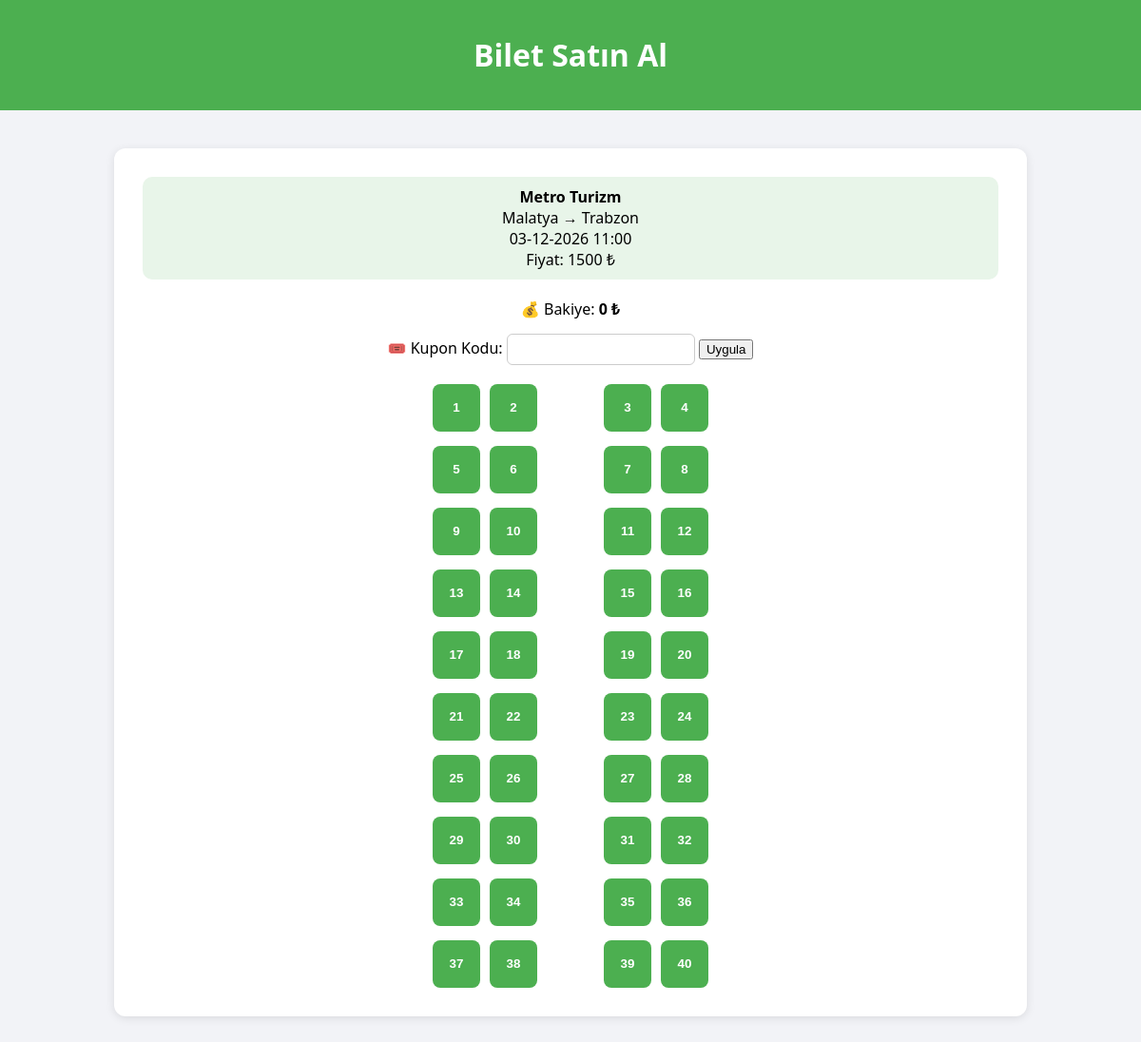
/buy_ticket.php?trip_id=68e281cb8cba67.08368530 (signed in), run on the app's committed database.
### tables this page shows
CREATE TABLE Trips (
    id TEXT PRIMARY KEY,
    company_id TEXT NOT NULL,
    destination_city TEXT NOT NULL,
    arrival_time DATETIME NOT NULL,
    departure_time DATETIME NOT NULL,
    departure_city TEXT NOT NULL,
    price INTEGER NOT NULL,
    capacity INTEGER NOT NULL,
    created_date TIMESTAMP DEFAULT CURRENT_TIMESTAMP,
    FOREIGN KEY (company_id) REFERENCES Bus_Company(id)
);

CREATE TABLE Bus_Company (
    id TEXT PRIMARY KEY,
    name TEXT UNIQUE NOT NULL,
    logo_path TEXT,
    created_at TIMESTAMP DEFAULT CURRENT_TIMESTAMP
);

CREATE TABLE User (
    id TEXT PRIMARY KEY,
    full_name TEXT,
    email TEXT UNIQUE NOT NULL,
    role TEXT NOT NULL CHECK(role IN ('user', 'company', 'admin')),
    password TEXT NOT NULL,
    company_id TEXT,
    balance INTEGER DEFAULT 800,
    created_at TIMESTAMP NOT NULL DEFAULT CURRENT_TIMESTAMP,
    FOREIGN KEY (company_id) REFERENCES Bus_Company(id)
);

### buy_ticket.php (the view, shortened to what this page needs)
<?php
require_once 'includes/config.php';
$stmt = $db->prepare("SELECT * FROM User WHERE id = :id");
$stmt->execute([':id' => $_SESSION['user_id']]);
$user = $stmt->fetch(PDO::FETCH_ASSOC);
$stmt = $db->prepare("
    SELECT t.*, b.name AS company_name
    FROM Trips t
    JOIN Bus_Company b ON t.company_id = b.id
    WHERE t.id = :id
");
$stmt->execute([':id' => $_GET['trip_id']]);
$trip = $stmt->fetch(PDO::FETCH_ASSOC);
$stmt = $db->prepare("
    SELECT seat_number FROM Booked_Seats
    WHERE ticket_id IN (SELECT id FROM Tickets WHERE trip_id = :trip_id)
");
$stmt->execute([':trip_id' => $trip['id']]);
$booked_seats = $stmt->fetchAll(PDO::FETCH_COLUMN);
$total_seats = (int)$trip['capacity'];
?>
<!DOCTYPE html>
<html lang="tr">
<head>
</head>
<body>
<header><h1>Bilet Satın Al</h1></header>
<div class="container">
    <div class="trip-info">
        <strong><?= htmlspecialchars($trip['company_name']) ?></strong><br>
        <?= htmlspecialchars($trip['departure_city']) ?> → <?= htmlspecialchars($trip['destination_city']) ?><br>
        <?= date('d-m-Y H:i', strtotime($trip['departure_time'])) ?><br>
        Fiyat: <?= htmlspecialchars($trip['price']) ?> ₺
    </div>
    <div class="balance">💰 Bakiye: <strong><?= htmlspecialchars($user['balance']) ?> ₺</strong></div>
    <form method="POST">
        <div class="coupon">
            🎟️ Kupon Kodu:
            <input type="text" name="coupon_code" value="<?= htmlspecialchars($_POST['coupon_code'] ?? '') ?>">
            <button type="submit" name="apply_coupon">Uygula</button>
        </div>
        <div class="seat-map">
            <?php
            $seat = 1;
            for ($row = 1; $row <= ceil($total_seats / 4); $row++):
            ?>
                <div class="row">
                    <div class="left">
                        <?php for ($i = 0; $i < 2 && $seat <= $total_seats; $i++, $seat++):
                            $is_booked = in_array($seat, $booked_seats); ?>
                            <button type="submit" name="seat_number" value="<?= $seat ?>"
                                class="seat <?= $is_booked ? 'booked' : '' ?>" <?= $is_booked ? 'disabled' : '' ?>>
                                <?= $seat ?>
                            </button>
                        <?php endfor; ?>
                    </div>
                    <div class="aisle"></div>
                    <div class="right">
                        <?php for ($i = 0; $i < 2 && $seat <= $total_seats; $i++, $seat++):
                            $is_booked = in_array($seat, $booked_seats); ?>
                            <button type="submit" name="seat_number" value="<?= $seat ?>"
                                class="seat <?= $is_booked ? 'booked' : '' ?>" <?= $is_booked ? 'disabled' : '' ?>>
                                <?= $seat ?>
                            </button>
                        <?php endfor; ?>
                    </div>
                </div>
            <?php endfor; ?>
        </div>
    </form>
</div>
</body>
</html>

### buy_ticket.php (style rules this page uses)
body { font-family: 'Segoe UI', sans-serif; background: #f2f3f7; margin: 0; }
header { background: #4CAF50; color: white; text-align: center; padding: 15px; }
.container { max-width: 900px; margin: 40px auto; background: white; border-radius: 12px; box-shadow: 0 2px 10px rgba(0,0,0,0.1); padding: 30px; }
.trip-info { text-align: center; background: #e8f5e9; border-radius: 10px; padding: 10px; margin-bottom: 20px; }
.balance { text-align: center; margin-bottom: 15px; }
.coupon { text-align: center; margin-bottom: 20px; }
.coupon input { padding: 8px; border: 1px solid #ccc; border-radius: 6px; width: 180px; }
.seat-map { display: flex; flex-direction: column; align-items: center; gap: 15px; }
.row { display: flex; gap: 15px; }
.left, .right { display: flex; gap: 10px; }
.aisle { width: 40px; }
.seat { width: 50px; height: 50px; background: #4CAF50; color: white; border: none; border-radius: 8px; cursor: pointer; font-weight: bold; }

### data on the page
trips: company.name "Metro Turizm", departure_city "Malatya", destination_city "Trabzon", departure_time "03-12-2026 11:00", price "1500"
user: balance "0"
